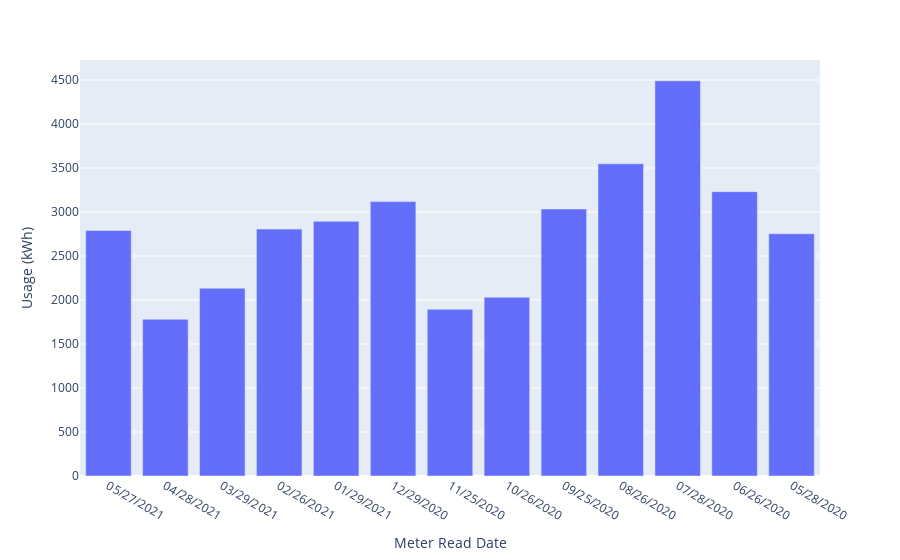

Notebook code for this chart:
### Code cell
fig = px.bar(Power_Usage, x='Meter Read Date', y='Usage (kWh)')
fig.show()

### Figure 1 — Plotly figure (JSON) as saved in the notebook; plotly's stock layout.template omitted (floating-point values rounded to 4 significant figures)
{"data": [{"alignmentgroup": "True", "hovertemplate": "Meter Read Date=%{x}<br>Usage (kWh)=%{y}<extra></extra>", "legendgroup": "", "marker": {"color": "#636efa", "pattern": {"shape": ""}}, "name": "", "offsetgroup": "", "orientation": "v", "showlegend": false, "textposition": "auto", "type": "bar", "x": ["05/27/2021", "04/28/2021", "03/29/2021", "02/26/2021", "01/29/2021", "12/29/2020", "11/25/2020", "10/26/2020", "09/25/2020", "08/26/2020", "07/28/2020", "06/26/2020", "05/28/2020"], "xaxis": "x", "y": [2790, 1781, 2134, 2806, 2894, 3118, 1894, 2031, 3034, 3548, 4491, 3231, 2753], "yaxis": "y"}], "layout": {"autosize": true, "barmode": "relative", "legend": {"tracegroupgap": 0}, "margin": {"t": 60}, "xaxis": {"anchor": "y", "autorange": true, "domain": [0, 1], "range": [-0.5, 12.5], "title": {"text": "Meter Read Date"}, "type": "category"}, "yaxis": {"anchor": "x", "autorange": true, "domain": [0, 1], "range": [0, 4727.0], "title": {"text": "Usage (kWh)"}, "type": "linear"}}}
